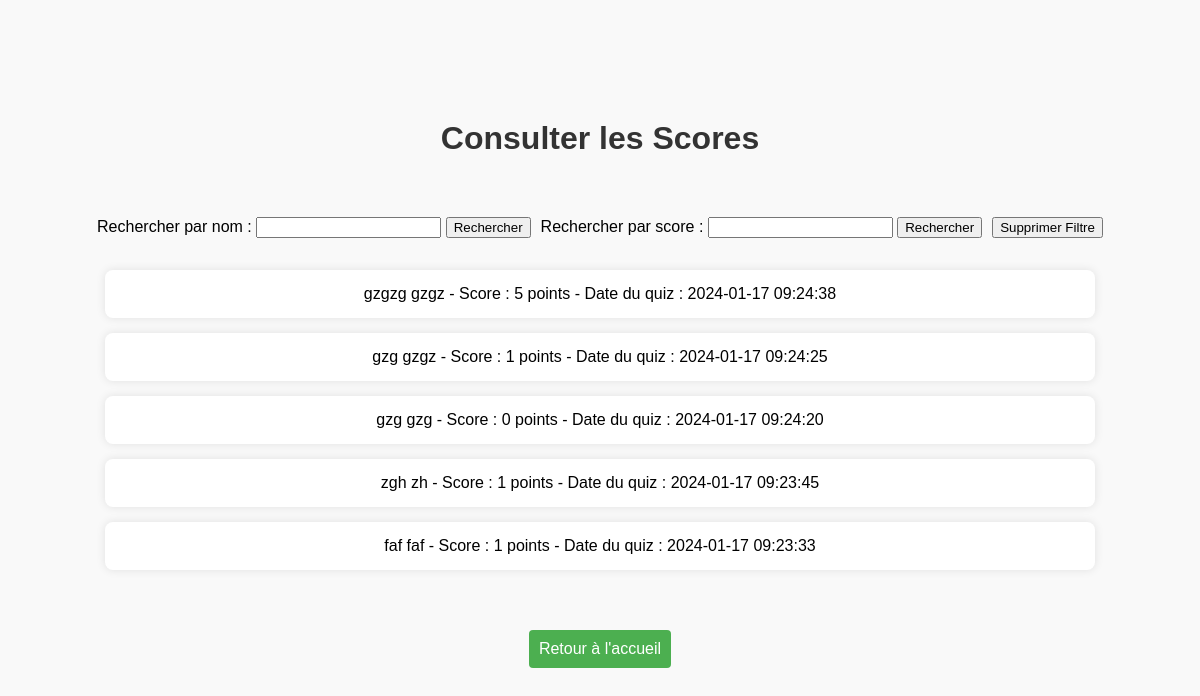
The page /consulter_scores.php on the database as committed earlier.
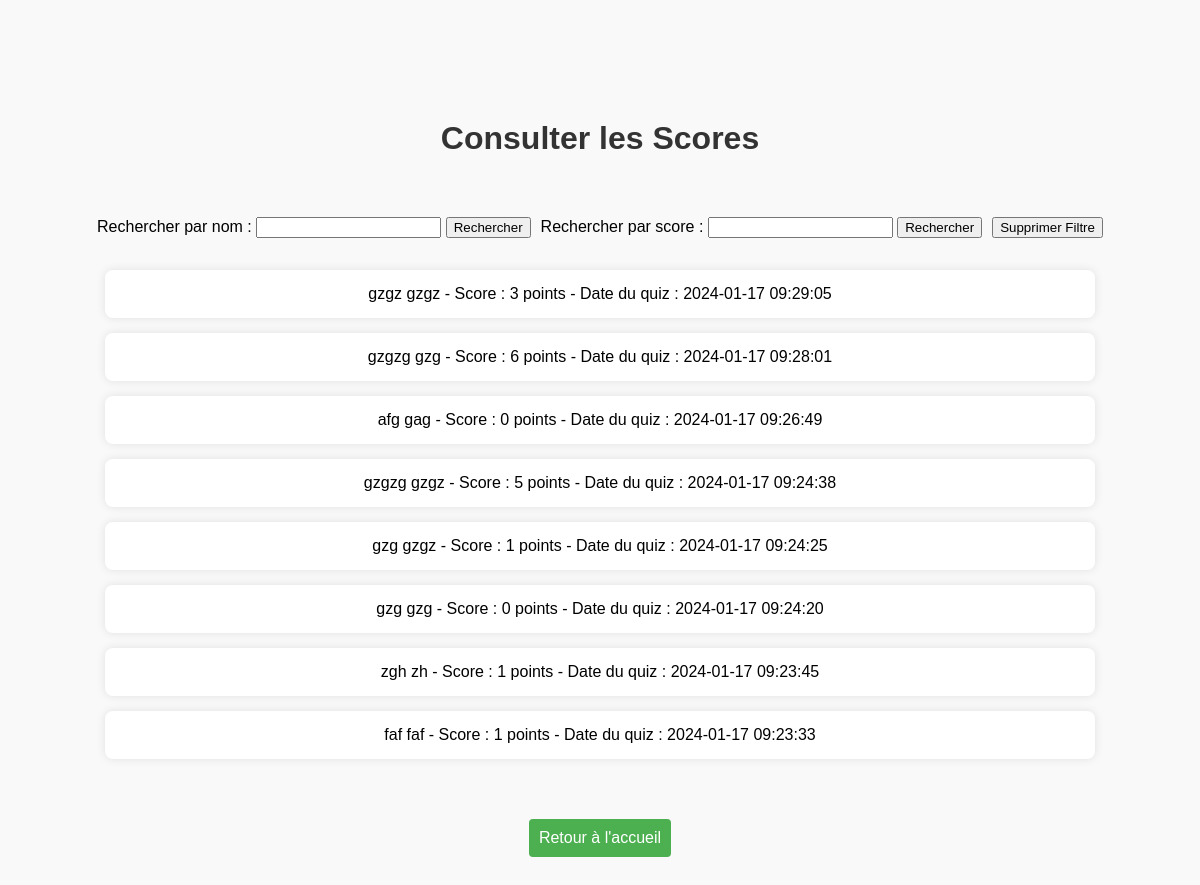
The same page on the database as committed later.
### tables this page shows
CREATE TABLE scores (
        id INTEGER PRIMARY KEY,
        participant_id INTEGER,
        score INTEGER,
        time INTEGER,
        FOREIGN KEY (participant_id) REFERENCES participants(idP));

### consulter_scores.php (the view, shortened to what this page needs)
<!DOCTYPE html>
<html lang="fr">
<head>
    <link rel="stylesheet" type="text/css" href="css/scores.css">
</head>
<body>
    <h1>Consulter les Scores</h1>
    <section>
    <div class="search-form">
        <form method="get">
            <label for="searchByName">Rechercher par nom :</label>
            <input type="text" id="searchByName" name="searchByName">
            <button type="submit" name="submitNameSearch">Rechercher</button>
        </form>
        <form method="get" >
            <label for="searchByScore">Rechercher par score :</label>
            <input type="number" id="searchByScore" name="searchByScore" min="0">
            <button type="submit" name="submitScoreSearch">Rechercher</button>
        </form>
        <button id="clearFilterButton" onclick="clearFilters()">Supprimer Filtre</button>
    </div>
</section>
    <?php
    require 'database.php';
    try {
    $query = "SELECT scores.*, participants.nom, participants.prenom
    FROM scores
    INNER JOIN participants ON scores.participant_id = participants.idP";
$query .= " ORDER BY scores.id DESC";
$stmt = $file_db->prepare($query);
$result = $stmt->execute();
if (!$result) {
echo "Erreur SQL : " . print_r($file_db->errorInfo(), true);
} else {
$scores = $stmt->fetchAll(PDO::FETCH_ASSOC);
if ($scores) {
  echo '<ul>';
  foreach ($scores as $score) {
      echo '<li>'. $score['nom'] .' ' . $score['prenom'] .' - Score : ' . $score['score'] . ' points - Date du quiz : ' . date('Y-m-d H:i:s', $score['time']) . '</li>';
  }
  echo '</ul>';
} else {
  echo '<p>Aucun score disponible.</p>';
}
}
} catch (PDOException $ex) {
echo $ex->getMessage();
}
?>
<button class="button" onclick="window.location.href='index.php'">Retour à l'accueil</button>
</body>
</html>

### css/scores.css (style rules this page uses)
body { font-family: "Arial", sans-serif; background-color: #f9f9f9; margin: 0; padding: 0; height: 100vh; }
h1 { color: #333; text-align: center; margin-bottom: 5%; margin-top: 10%; }
ul { list-style: none; padding: 0; }
li { width: 80%; background-color: #fff; padding: 15px; border-radius: 8px; box-shadow: 0 0 10px rgba(0, 0, 0, 0.1); margin: 15px auto; text-align: center; }
.button { background-color: #4caf50; color: #fff; cursor: pointer; padding: 10px; border: none; border-radius: 4px; font-size: 16px; display: block; margin: 5% auto; text-align: center; }
.search-form { display: flex; align-items: center; justify-content: center; margin-bottom: 2em; }
form { margin: 0; }
.search-form form { margin-right: 10px; }

Rows that differ between the two databases and show on the page:
added scores: nom "gzgz", prenom "gzgz", score "3", time "2024-01-17 09:29:05"
added scores: nom "gzgzg", prenom "gzg", score "6", time "2024-01-17 09:28:01"
added scores: nom "afg", prenom "gag", score "0", time "2024-01-17 09:26:49"
